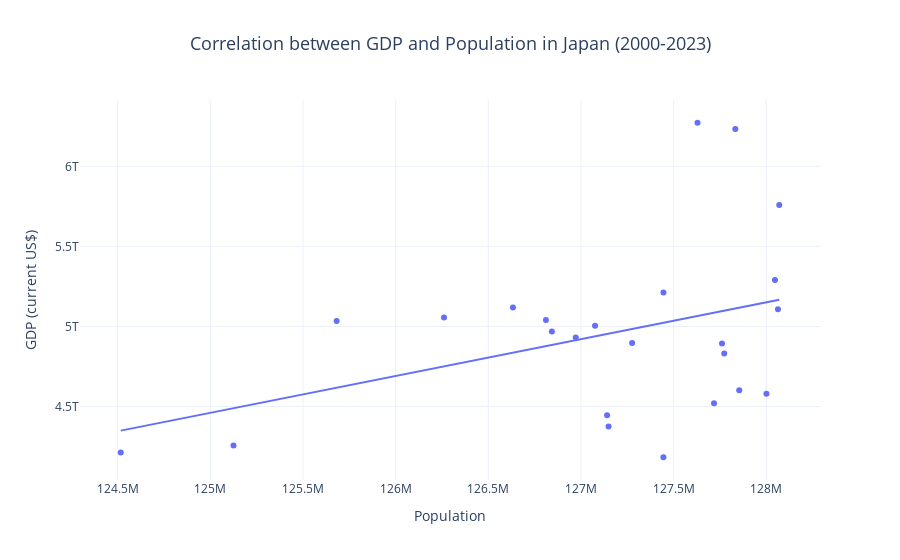

Notebook code cell kept with this figure:
### Markdown cell above
#### **Step 7.2: The Recent Period of Population Decline (2000–2023)**
This step focuses on the population decline phase by filtering the data for the years 2000 to 2023. A scatter plot is then created to examine how the relationship between GDP and population has evolved during this period.

### Code cell
post_2000_data = merged_data[merged_data['Year'] >= 2000]

fig_scatter_2000 = px.scatter(
    post_2000_data,
    x='Population',
    y='GDP',
    title='Correlation between GDP and Population in Japan (2000-2023)',
    labels={'Population': 'Population', 'GDP': 'GDP (current US$)'},
    trendline="ols"
)

fig_scatter_2000.update_layout(
    xaxis_title="Population",
    yaxis_title="GDP (current US$)",
    template="plotly_white",
    title_font_size=18,
    title_x=0.5,
    font=dict(size=12)
)

fig_scatter_2000.show()

### Figure 1 — Plotly figure (JSON) as saved in the notebook; plotly's stock layout.template omitted (floating-point values rounded to 4 significant figures)
{"data": [{"hovertemplate": "Population=%{x}<br>GDP (current US$)=%{y}<extra></extra>", "legendgroup": "", "marker": {"color": "#636efa", "symbol": "circle"}, "mode": "markers", "name": "", "orientation": "v", "showlegend": false, "type": "scatter", "x": [126843000, 127149000, 127445000, 127718000, 127761000, 127773000, 127854000, 128001000, 128063000, 128047000, 128070000, 127833000, 127629000, 127445000, 127276000, 127141000, 127076000, 126972000, 126811000, 126633000, 126261000, 125681593, 125124989, 124516650], "xaxis": "x", "y": [4968000000000.0, 4375000000000.0, 4183000000000.0, 4520000000000.0, 4893000000000.0, 4831000000000.0, 4602000000000.0, 4580000000000.0, 5107000000000.0, 5289000000000.0, 5759000000000.0, 6233000000000.0, 6272000000000.0, 5212000000000.0, 4897000000000.0, 4445000000000.0, 5004000000000.0, 4931000000000.0, 5041000000000.0, 5118000000000.0, 5056000000000.0, 5035000000000.0, 4256000000000.0, 4213000000000.0], "yaxis": "y"}, {"hovertemplate": "<b>OLS trendline</b><br>GDP = 230239 * Population + -2.43195e+13<br>R<sup>2</sup>=0.153122<br><br>Population=%{x}<br>GDP (current US$)=%{y} <b>(trend)</b><extra></extra>", "legendgroup": "", "marker": {"color": "#636efa", "symbol": "circle"}, "mode": "lines", "name": "", "showlegend": false, "type": "scatter", "x": [124516650, 125124989, 125681593, 126261000, 126633000, 126811000, 126843000, 126972000, 127076000, 127141000, 127149000, 127276000, 127445000, 127445000, 127629000, 127718000, 127761000, 127773000, 127833000, 127854000, 128001000, 128047000, 128063000, 128070000], "xaxis": "x", "y": [4349000000000.0, 4489000000000.0, 4617000000000.0, 4751000000000.0, 4836000000000.0, 4877000000000.0, 4885000000000.0, 4914000000000.0, 4938000000000.0, 4953000000000.0, 4955000000000.0, 4984000000000.0, 5023000000000.0, 5023000000000.0, 5066000000000.0, 5086000000000.0, 5096000000000.0, 5099000000000.0, 5113000000000.0, 5117000000000.0, 5151000000000.0, 5162000000000.0, 5166000000000.0, 5167000000000.0], "yaxis": "y"}], "layout": {"font": {"size": 12}, "legend": {"tracegroupgap": 0}, "title": {"font": {"size": 18}, "text": "Correlation between GDP and Population in Japan (2000-2023)", "x": 0.5}, "xaxis": {"anchor": "y", "domain": [0, 1], "title": {"text": "Population"}}, "yaxis": {"anchor": "x", "domain": [0, 1], "title": {"text": "GDP (current US$)"}}}}
